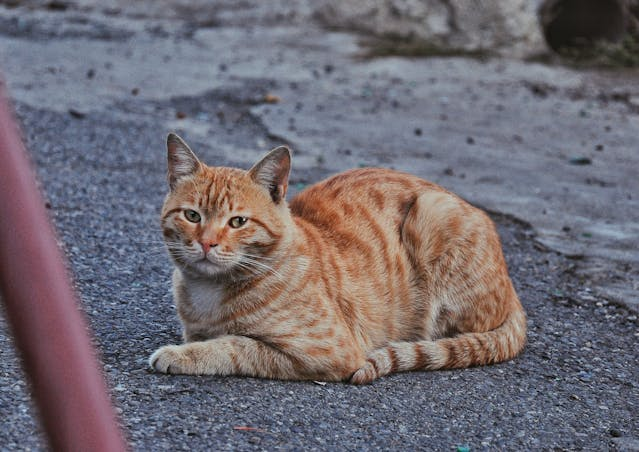
#> input picture OpenCV/assets/cat2.jpg, 639 x 452 px, found by its file name
$ python histogram_bgr.py
#> lines starting #> are read from the running program, lines starting #| are printed output that depends on the picture
import cv2 as cv
import numpy as np
import os
import matplotlib.pyplot as plt

img = cv.imread(os.path.join(".", "assets", "cat2.jpg"))
#> img is the input picture: shape (452, 639, 3); mean B, G, R 114.3, 106.5, 112.4

circle_mask = None
blank = np.zeros(img.shape[:2], dtype=np.uint8)
# Uncomment this to use the mask
# circle_mask = cv.circle(blank.copy(), (blank.shape[1] // 2, blank.shape[0] // 2), 150, 255, cv.FILLED)
# cv.imshow("mask", circle_mask)

# masked = cv.bitwise_and(img, img, mask=circle_mask)

cv.imshow("img", img)

plt.ioff()
plt.figure()
plt.title("Colored Images Histogram")
plt.xlabel("Bins")
plt.ylabel("# of pixels")

colors = ("b", "g", "r")
for i, c in enumerate(colors):
    """
    >> histSize -> quantity of Bins (interval of pixels intensities).
    >> ranges -> 0 to 256 because that's the limit for pixel values.
    """
    hist = cv.calcHist([img], channels=[i], mask=circle_mask, histSize=[256], ranges=[0, 256])
    plt.plot(hist, color=c)
    plt.xlim([0, 256])

plt.show()
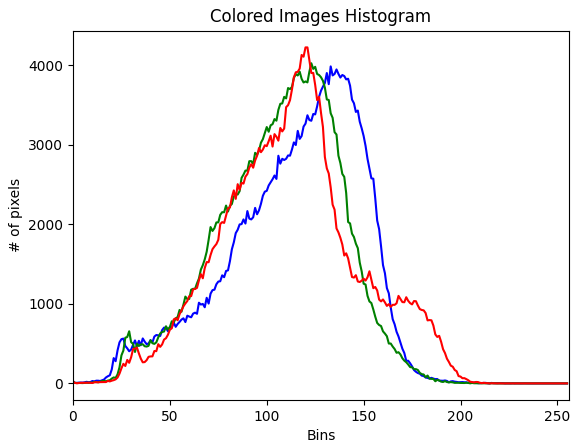
#> figure drawn by matplotlib, 1 panel; curve peaks at x = 133, y = 3984; curve peaks at x = 123, y = 4024; curve peaks at x = 120, y = 4223

plt.close()
cv.waitKey()
cv.destroyAllWindows()

$ run again, with OpenCV/assets/93540576_4fe36548e1_o.jpg copied over OpenCV/assets/cat2.jpg
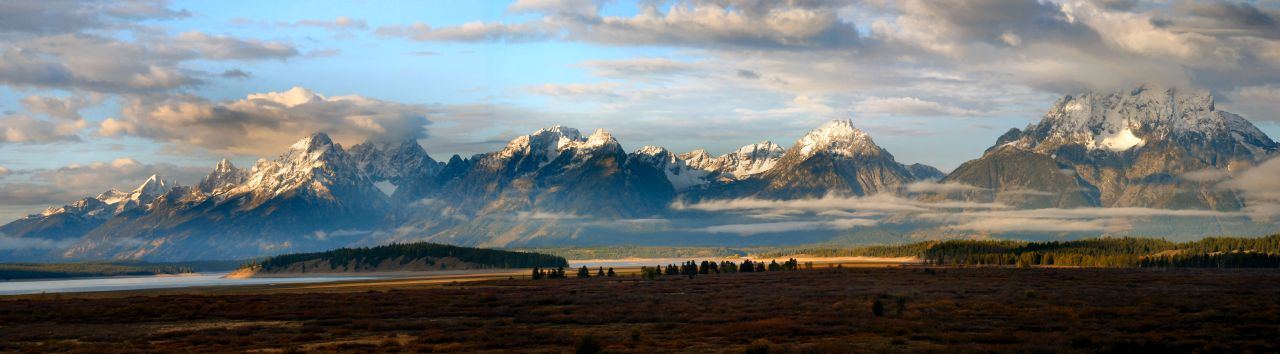
#> input picture OpenCV/assets/93540576_4fe36548e1_o.jpg, 1280 x 354 px, found by its file name
#> img is the input picture: shape (354, 1280, 3); mean B, G, R 117.4, 117.8, 112.9
#> `plt.show()`:
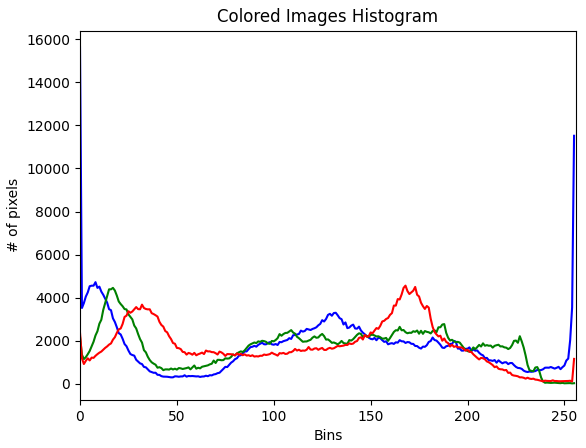
#> figure drawn by matplotlib, 1 panel; curve peaks at x = 0, y = 15620; curve peaks at x = 17, y = 4456; curve peaks at x = 168, y = 4560
